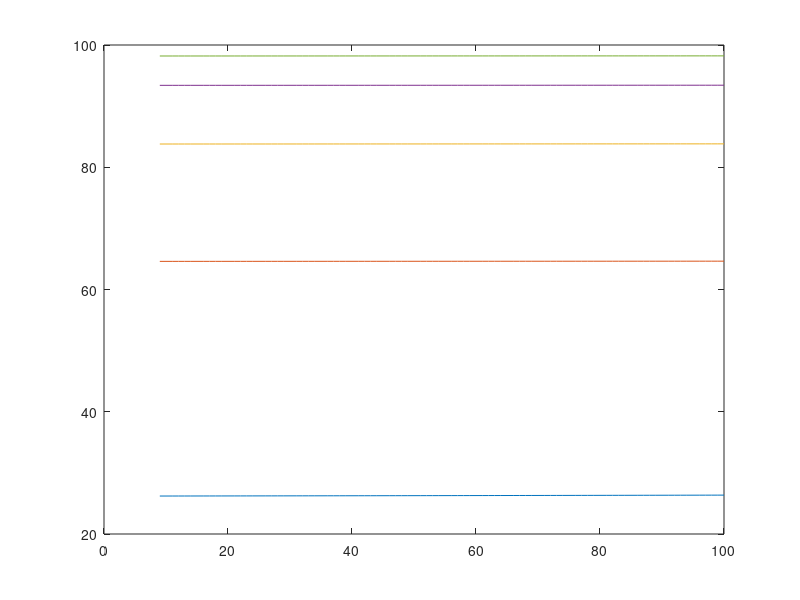

Source code (MATLAB):
data = [9	26.21195318	64.60311921	83.80227738	93.40200659	98.20189399
10	26.21330823	64.60346775	83.80253147	93.40223036	98.20210516
11	26.21466877	64.60381668	83.80278577	93.4024543	98.20231648
12	26.21603483	64.604166	83.80304028	93.40267839	98.20252794
13	26.21740645	64.60451572	83.80329501	93.40290266	98.20273955
14	26.21878366	64.60486584	83.80354994	93.40312709	98.20295131
15	26.22016648	64.60521635	83.80380509	93.40335168	98.20316321
16	26.22155494	64.60556726	83.80406045	93.40357644	98.20337526
17	26.22294909	64.60591857	83.80431603	93.40380136	98.20358746
18	26.22434895	64.60627027	83.80457181	93.40402645	98.2037998
19	26.22575455	64.60662238	83.80482781	93.4042517	98.20401229
20	26.22716593	64.60697488	83.80508402	93.40447712	98.20422493
21	26.22858311	64.60732778	83.80534045	93.4047027	98.20443772
22	26.23000614	64.60768109	83.80559709	93.40492845	98.20465065
23	26.23143504	64.6080348	83.80585394	93.40515437	98.20486373
24	26.23286985	64.60838891	83.80611101	93.40538045	98.20507696
25	26.23431059	64.60874342	83.80636829	93.4056067	98.20529034
26	26.23575731	64.60909833	83.80662579	93.40583311	98.20550386
27	26.23721004	64.60945366	83.8068835	93.4060597	98.20571754
28	26.23866881	64.60980938	83.80714142	93.40628645	98.20593136
29	26.24013365	64.61016551	83.80739957	93.40651336	98.20614533
30	26.24160461	64.61052205	83.80765793	93.40674045	98.20635945
31	26.24308171	64.610879	83.8079165	93.4069677	98.20657372
32	26.24456499	64.61123635	83.80817529	93.40719512	98.20678814
33	26.24605448	64.61159411	83.8084343	93.40742271	98.2070027
34	26.24755023	64.61195228	83.80869352	93.40765046	98.20721742
35	26.24905226	64.61231086	83.80895296	93.40787838	98.20743228
36	26.25056061	64.61266985	83.80921262	93.40810648	98.2076473
37	26.25207533	64.61302925	83.8094725	93.40833474	98.20786246
38	26.25359643	64.61338907	83.8097326	93.40856317	98.20807778
39	26.25512397	64.61374929	83.80999291	93.40879176	98.20829324
40	26.25665798	64.61410993	83.81025344	93.40902053	98.20850885
41	26.25819849	64.61447099	83.81051419	93.40924947	98.20872462
42	26.25974555	64.61483245	83.81077516	93.40947858	98.20894053
43	26.26129919	64.61519434	83.81103635	93.40970785	98.2091566
44	26.26285945	64.61555664	83.81129776	93.4099373	98.20937281
45	26.26442636	64.61591936	83.81155939	93.41016692	98.20958918
46	26.26599997	64.61628249	83.81182124	93.4103967	98.20980569
47	26.26758031	64.61664604	83.8120833	93.41062666	98.21002236
48	26.26916743	64.61701001	83.81234559	93.41085679	98.21023918
49	26.27076136	64.6173744	83.81260811	93.41108709	98.21045615
50	26.27236214	64.61773922	83.81287084	93.41131756	98.21067327
51	26.27396982	64.61810445	83.81313379	93.4115482	98.21089054
52	26.27558442	64.6184701	83.81339697	93.41177901	98.21110796
53	26.277206	64.61883618	83.81366036	93.41201	98.21132553
54	26.2788346	64.61920268	83.81392398	93.41224115	98.21154326
55	26.28047024	64.6195696	83.81418783	93.41247248	98.21176114
56	26.28211299	64.61993695	83.81445189	93.41270398	98.21197917
57	26.28376287	64.62030472	83.81471618	93.41293565	98.21219735
58	26.28541993	64.62067292	83.81498069	93.4131675	98.21241568
59	26.28708421	64.62104155	83.81524543	93.41339952	98.21263417
60	26.28875575	64.6214106	83.81551039	93.41363171	98.21285281
61	26.2904346	64.62178008	83.81577557	93.41386407	98.2130716
62	26.2921208	64.62214999	83.81604098	93.41409661	98.21329054
63	26.29381439	64.62252033	83.81630662	93.41432932	98.21350964
64	26.29551542	64.62289111	83.81657247	93.4145622	98.21372889
65	26.29722393	64.62326231	83.81683856	93.41479526	98.21394829
66	26.29893996	64.62363394	83.81710487	93.4150285	98.21416784
67	26.30066357	64.62400601	83.8173714	93.4152619	98.21438755
68	26.30239478	64.62437851	83.81763817	93.41549548	98.21460741
69	26.30413366	64.62475144	83.81790516	93.41572924	98.21482743
70	26.30588024	64.62512481	83.81817237	93.41596317	98.21504759
71	26.30763457	64.62549861	83.81843981	93.41619728	98.21526791
72	26.30939669	64.62587286	83.81870748	93.41643156	98.21548839
73	26.31116666	64.62624753	83.81897538	93.41666602	98.21570902
74	26.31294452	64.62662265	83.81924351	93.41690065	98.2159298
75	26.31473031	64.6269982	83.81951186	93.41713546	98.21615074
76	26.31652409	64.6273742	83.81978045	93.41737044	98.21637183
77	26.3183259	64.62775063	83.82004926	93.4176056	98.21659307
78	26.32013579	64.6281275	83.8203183	93.41784094	98.21681447
79	26.32195381	64.62850482	83.82058757	93.41807645	98.21703603
80	26.32378001	64.62888258	83.82085707	93.41831214	98.21725773
81	26.32561443	64.62926078	83.8211268	93.41854801	98.2174796
82	26.32745713	64.62963942	83.82139676	93.41878406	98.21770161
83	26.32930815	64.63001851	83.82166695	93.41902028	98.21792379
84	26.33116755	64.63039805	83.82193737	93.41925668	98.21814611
85	26.33303538	64.63077803	83.82220802	93.41949326	98.2183686
86	26.33491168	64.63115846	83.82247891	93.41973001	98.21859123
87	26.33679651	64.63153933	83.82275002	93.41996695	98.21881402
88	26.33868992	64.63192066	83.82302137	93.42020406	98.21903697
89	26.34059196	64.63230243	83.82329295	93.42044135	98.21926008
90	26.34250269	64.63268465	83.82356477	93.42067882	98.21948333
91	26.34442216	64.63306733	83.82383681	93.42091647	98.21970675
92	26.34635041	64.63345045	83.82410909	93.42115429	98.21993032
93	26.34828751	64.63383403	83.8243816	93.4213923	98.22015404
94	26.35023351	64.63421806	83.82465435	93.42163049	98.22037792
95	26.35218845	64.63460255	83.82492733	93.42186886	98.22060196
96	26.35415241	64.63498748	83.82520054	93.4221074	98.22082615
97	26.35612542	64.63537288	83.82547399	93.42234613	98.2210505
98	26.35810756	64.63575873	83.82574768	93.42258504	98.22127501
99	26.36009886	64.63614504	83.8260216	93.42282412	98.22149967
100	26.36209939	64.6365318	83.82629575	93.42306339	98.22172449];

mu = data(:,1);
K_t1 = data(:,2);
K_t2 = data(:,3);
K_t4 = data(:,4);
K_t8 = data(:,5);
K_t16 = data(:,6);
plot(mu,K_t1);
hold on
plot(mu,K_t2);
hold on
plot(mu,K_t4);
hold on
plot(mu,K_t8);
hold on
plot(mu,K_t16);
hold on